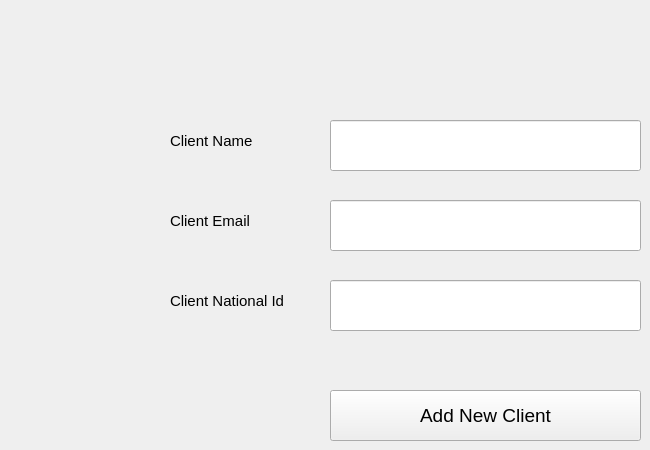
      <widget class="QWidget" name="tab_13">
       <attribute name="title">
        <string>Add New Client</string>
       </attribute>
       <widget class="QPushButton" name="pushButton_24">
        <property name="geometry">
         <rect>
          <x>330</x>
          <y>390</y>
          <width>311</width>
          <height>51</height>
         </rect>
        </property>
        <property name="font">
         <font>
          <family>Segoe UI</family>
          <pointsize>14</pointsize>
         </font>
        </property>
        <property name="text">
         <string>Add New Client</string>
        </property>
       </widget>
       <widget class="QLineEdit" name="lineEdit_28">
        <property name="geometry">
         <rect>
          <x>330</x>
          <y>280</y>
          <width>311</width>
          <height>51</height>
         </rect>
        </property>
       </widget>
       <widget class="QLabel" name="label_45">
        <property name="geometry">
         <rect>
          <x>170</x>
          <y>130</y>
          <width>101</width>
          <height>21</height>
         </rect>
        </property>
        <property name="font">
         <font>
          <family>Segoe UI</family>
          <pointsize>11</pointsize>
         </font>
        </property>
        <property name="text">
         <string>Client Name</string>
        </property>
       </widget>
       <widget class="QLineEdit" name="lineEdit_29">
        <property name="geometry">
         <rect>
          <x>330</x>
          <y>120</y>
          <width>311</width>
          <height>51</height>
         </rect>
        </property>
       </widget>
       <widget class="QLabel" name="label_46">
        <property name="geometry">
         <rect>
          <x>170</x>
          <y>290</y>
          <width>141</width>
          <height>21</height>
         </rect>
        </property>
        <property name="font">
         <font>
          <family>Segoe UI</family>
          <pointsize>11</pointsize>
         </font>
        </property>
        <property name="text">
         <string>Client National Id</string>
        </property>
       </widget>
       <widget class="QLineEdit" name="lineEdit_30">
        <property name="geometry">
         <rect>
          <x>330</x>
          <y>200</y>
          <width>311</width>
          <height>51</height>
         </rect>
        </property>
       </widget>
       <widget class="QLabel" name="label_47">
        <property name="geometry">
         <rect>
          <x>170</x>
          <y>210</y>
          <width>101</width>
          <height>21</height>
         </rect>
        </property>
        <property name="font">
         <font>
          <family>Segoe UI</family>
          <pointsize>11</pointsize>
         </font>
        </property>
        <property name="text">
         <string>Client Email</string>
        </property>
       </widget>
      </widget>
